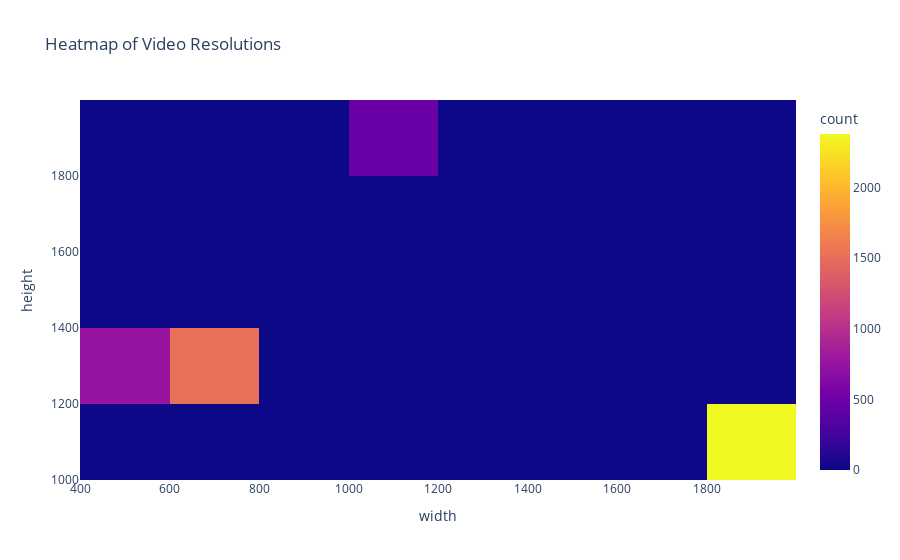

The code cell stored with this chart in its notebook:
### Code cell
eda_df['resolution'] = eda_df['width'].astype(str) + 'x' + eda_df['height'].astype(str)
fig_resolution_heatmap = px.density_heatmap(eda_df, x='width', y='height', title='Heatmap of Video Resolutions')
fig_resolution_heatmap.show()

### Figure 1 — Plotly figure (JSON) as saved in the notebook; plotly's stock layout.template omitted (floating-point values rounded to 4 significant figures; data arrays with more than 128 entries replaced by an {"elided": "..."} marker saying what was removed)
{"data": [{"coloraxis": "coloraxis", "hovertemplate": "width=%{x}<br>height=%{y}<br>count=%{z}<extra></extra>", "name": "", "type": "histogram2d", "x": {"elided": "5131 int values"}, "xaxis": "x", "xbingroup": "x", "y": {"elided": "5131 int values"}, "yaxis": "y", "ybingroup": "y"}], "layout": {"coloraxis": {"colorbar": {"title": {"text": "count"}}, "colorscale": [[0, "#0d0887"], [0.1111, "#46039f"], [0.2222, "#7201a8"], [0.3333, "#9c179e"], [0.4444, "#bd3786"], [0.5556, "#d8576b"], [0.6667, "#ed7953"], [0.7778, "#fb9f3a"], [0.8889, "#fdca26"], [1, "#f0f921"]]}, "legend": {"tracegroupgap": 0}, "title": {"text": "Heatmap of Video Resolutions"}, "xaxis": {"anchor": "y", "domain": [0, 1], "title": {"text": "width"}}, "yaxis": {"anchor": "x", "domain": [0, 1], "title": {"text": "height"}}}}
